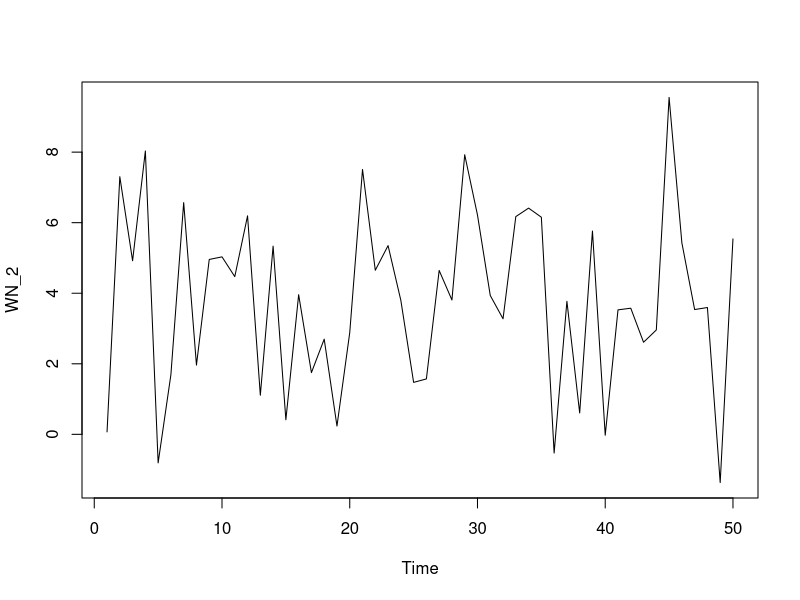

R code for this plot: (Note: this script raises an error after producing the figure.)
#####################
#####################
############# chapter2
#####################
#####################

#####################
#####################
# Trends: linear
#####################
#####################


# trends: linear, rapid growth (increase more quickly than linear)
# trends: periodic or sinusodial trends
# trends: variance (increasing variance over time)

# sample transformations: log()
# can linearize a rapid growth trend
# can also stablize a series that exhibits increasing variance
# main restriction: defined only for positive


# sample transformations: diff()
# can remove a linear trend

# sample transformations: diff(,s)
# can remove periodic trends
# 

# random or not random
# Not quite! Time series A and C both show some very 
# short-term persistence that may be predictable. When assessing predictability, try to determine if there is a 
# consistent relationship between one data point and the next. 
# Time series D and F do not show any obvious predictability. 
# While these series may be predictable, 
# the underlying relationships are not as immediately obvious 
# as the other series. 



# white noise model
# WN model is the simplest example of a stationary process
# a weak white noise process has
# a fixed, constant mean
# a fixed, constant variance

# no correlation over time

# keys: trend, periodic, variability 

# white noise time series
WN_1 <- arima.sim(model = list(order = c(0,0,0)), n=50)
WN_2 <- arima.sim(model = list(order = c(0,0,0)), n=50, mean=4, sd=2)
ts.plot(WN_2)

# Estimating white noise
# fit the WN model with arima()
arima(WN_2,
      order = c(0,0,0))

# fit the WN model with sarima()
sarima(WN_2, p=0, d=0, q=0)


# 
mean(WN_2)

# 
var(WN_2)


# 



# random walk
# random model: defined recursively
# Y_t = Y_t-1 + epsilon_t

# simulation requires an initial point Y0
# only one parameter, the WN variance sigma^2

# random walk 1:
# random walk process: Y_t = Y_t-1 + epsilon_t
# Y_t - Y_t-1, diff(Y) is WN
# 
# random walk 2:
# diff(Y) is WN if Y is random walk

# random walk with a drift
# Today = Constant + Yesterday + Noise
# Y_t = c + Y_t-1 + epsilon_t
# where epsilon_t is mean zero white noise (WN)
# two parameters, the constant c, and the WN variance sigma^2
# Y_t - Y_t-1 = WN with mean c

# 
# Generate a RW model using arima.sim
random_walk <- arima.sim(model = list(order = c(0,1,0)), n = 100)

# Plot random_walk
ts.plot(random_walk)

# Calculate the first difference series
random_walk_diff <- diff(random_walk)

# Plot random_walk_diff
ts.plot(random_walk_diff)


# Generate a RW model with a drift uing arima.sim
rw_drift <- arima.sim(model = list(order = c(0, 1, 0)), n = 100, mean = 1)

# Plot rw_drift
ts.plot(rw_drift)

# Calculate the first difference series
rw_drift_diff <- diff(rw_drift) 

# Plot rw_drift_diff
ts.plot(rw_drift_diff)

# 
# Difference your random_walk data
rw_diff <- diff(random_walk)

# Plot rw_diff
ts.plot(rw_diff)

# Now fit the WN model to the differenced data
model_wn <- arima(rw_diff,
                  order = c(0,0,0))

# Store the value of the estimated time trend (intercept)
int_wn <- model_wn$coef

# Plot the original random_walk data
ts.plot(random_walk)

# Use abline(0, ...) to add time trend to the figure
abline(0, int_wn)


##############################################
##############################################
## Stationarity
##############################################
##############################################
# for parsimonious purpose, make assumptions
# stationary models are parsimonious
# stationary processes have distributional stability over time

# observed time series:
# fluctuate randomly
# but behave similarly from one time period to the next

# weak stationary: mean, variance, covariance constant over time.
# Y1, Y2, ..., is a weakly stationary process if
# mean of Yt is same (constant) for all t
# variance of Yt is same (constant) for all t

# covariance of Yt and Ys is same for all |t-s| = h, for all h
# cov(Y2, Y6) = cov(Y7, Y10)
# since each pair is separated by three units of time

# why stationary models?
# A stationary process can be modeled with fewer parameters
# for example, we do not need a different expectation for each Yt; rather they all have a common expectation mu
# estimate mu accurately by ybar
# stationary: when?
# many financial time series do not exhibit stationarity, however
# the changes in the series are often approximately stationary
# a staionary series should show random oscillation around some fixed level, a phenomenon called mean-reversion
# for example, inflation rates vs changes in inflation rates
# for changes in inflation rates, you see a very quick reversion to the common mean
# and there is no clear pattern over time

# Exactly! Time series B is not periodic but does appear to be mean reverting. 
# Of the options, this is the most likely to be stationary. 

# Use arima.sim() to generate WN data
white_noise <- arima.sim(model = list(order = c(0,0,0)), n=100)

# Use cumsum() to convert your WN data to RW
random_walk <- cumsum(white_noise)

# Use arima.sim() to generate WN drift data
wn_drift <- arima.sim(model = list(order = c(0,0,0)), n=100, mean = 0.4)

# Use cumsum() to convert your WN drift data to RW
rw_drift <- cumsum(wn_drift)

# Plot all four data objects
plot.ts(cbind(white_noise, random_walk, wn_drift, rw_drift))
